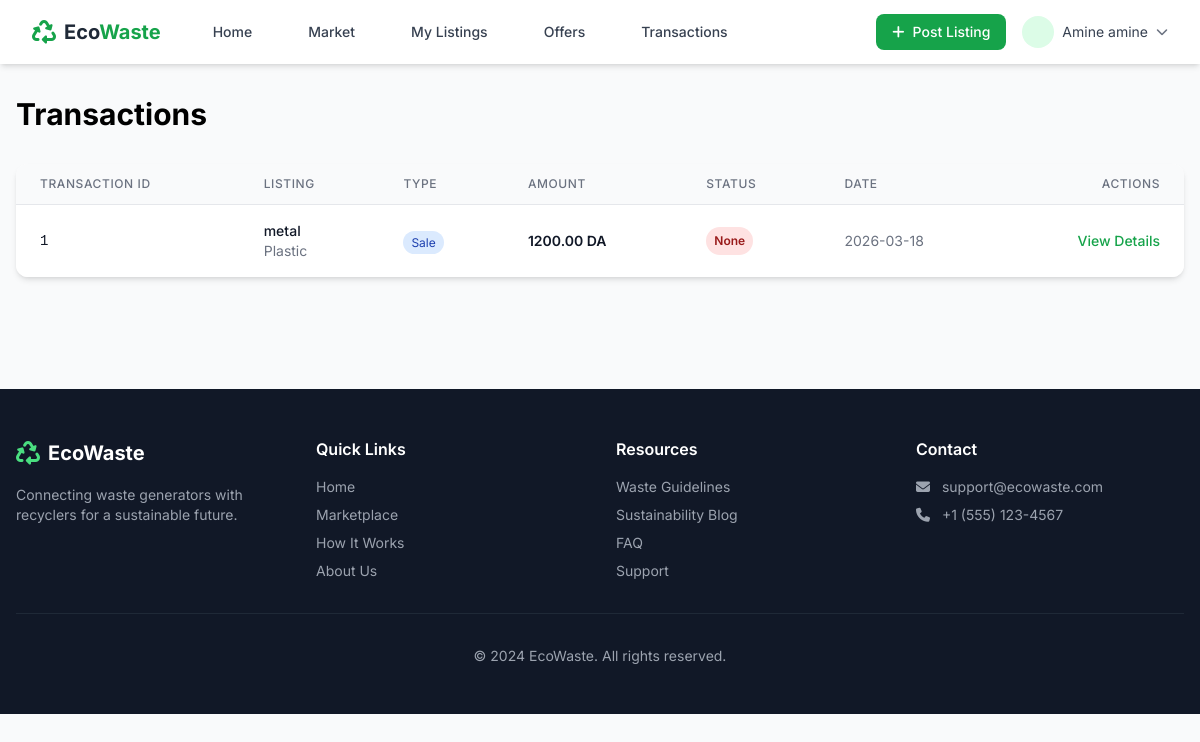
Page /transactions (signed in) on the earlier database version.
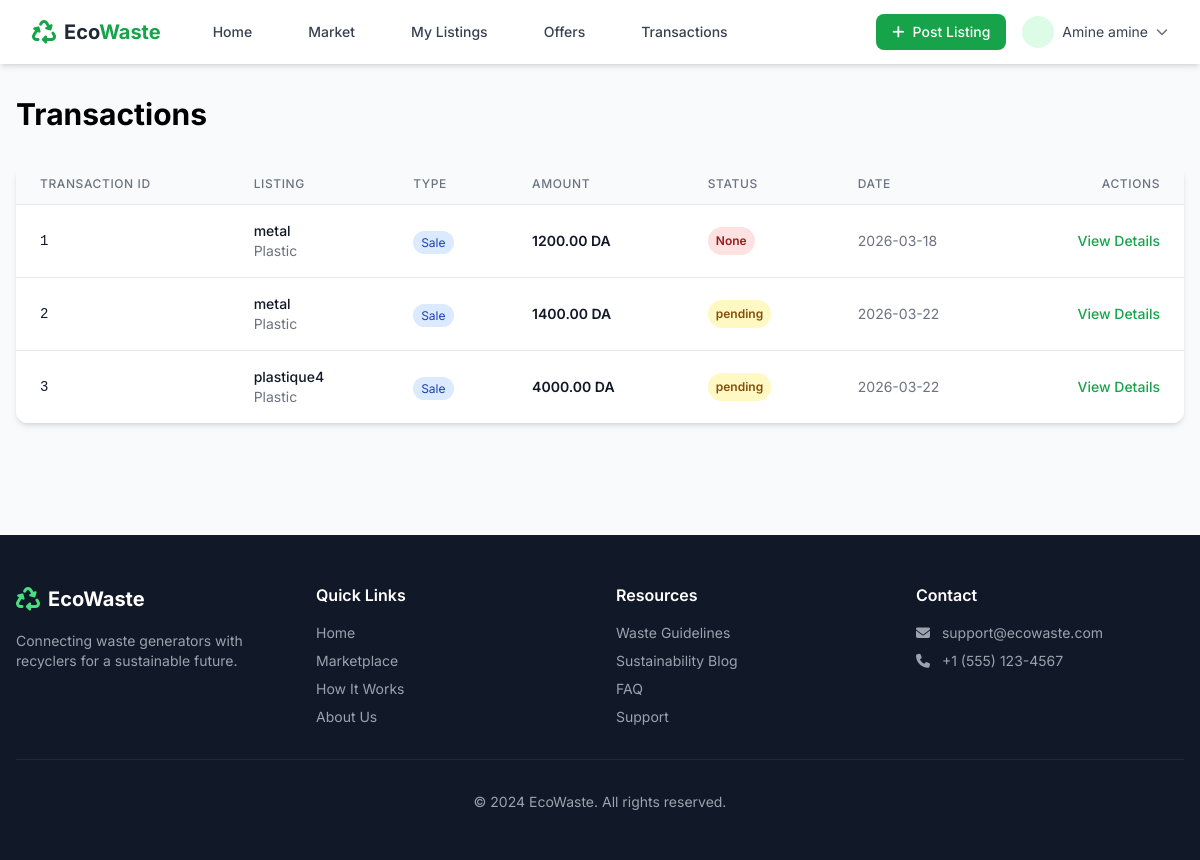
Same page on the later database version.
### app/models.py (models this page shows)
class Transaction(db.Model):
    id=db.Column(db.Integer(),primary_key=True)
    offer_id = db.Column(db.Integer(),db.ForeignKey('offer.id'))
    item_id = db.Column(db.Integer(),db.ForeignKey('item.id'))
    buyer_company_id = db.Column(db.Integer(),db.ForeignKey('company.id'))
    seller_company_id = db.Column(db.Integer(),db.ForeignKey('company.id'))
    seller_manager_id = db.Column(db.Integer, db.ForeignKey('user.id'))
    buyer_manager_id = db.Column(db.Integer, db.ForeignKey('user.id'))
    price = db.Column(db.Numeric(10, 2), nullable=False)
    quantity = db.Column(db.Numeric(10, 2))
    unit = db.Column(db.String(20), default='kg')
    payment_status = db.Column(db.String(20), default='pending')  # pending, paid, refunded, failed
    dilivery_status = db.Column(db.String(length=30),nullable=False,default="pending")
    invoice_number = db.Column(db.String(100), unique=True)
    invoice_url = db.Column(db.String(255))
    pickup_scheduled_at = db.Column(db.DateTime)
    pickup_completed_at = db.Column(db.DateTime)
    pickup_notes = db.Column(db.Text)
    delivery_scheduled_at = db.Column(db.DateTime)
    delivery_completed_at = db.Column(db.DateTime)
    delivery_notes = db.Column(db.Text)
    status = db.Column(db.String(20), default='pending', index=True)  # pending, confirmed, in_transit, completed, cancelled, dispute
    total_amount=db.Column(db.Integer(),nullable=False)
    commission_rate=db.Column(db.Integer(),nullable=False,default='0.07')
    commission_amount=db.Column(db.Integer(),nullable=False)
    seller_net_amount=db.Column(db.Integer(),nullable=False)
    waste_manifest_number = db.Column(db.String(100))
    waste_manifest_url = db.Column(db.String(255))
    weight_certificate_url = db.Column(db.String(255))
    coa_url = db.Column(db.String(255))  # Certificate of Analysis
    confirmed_at = db.Column(db.DateTime)
    completed_at = db.Column(db.DateTime)
    cancelled_at = db.Column(db.DateTime)
    cancelled_reason = db.Column(db.Text)
    created_at = db.Column(db.DateTime(timezone=True), server_default=db.func.now())
    updated_at = db.Column(db.DateTime(timezone=True), default=db.func.now(), onupdate=db.func.now())
    review = db.relationship("Review", back_populates="owned_review",lazy=True)
    listing = db.relationship("Item", back_populates="transactions",lazy=True)
    buyer_company = db.relationship('Company', back_populates='buy_transactions',foreign_keys=[buyer_company_id],lazy=True)
    seller_company = db.relationship('Company', back_populates='sell_transactions',foreign_keys=[seller_company_id],lazy=True)
    seller_manager = db.relationship('User', foreign_keys=[seller_manager_id],
                                    back_populates='transactions_as_seller_manager')
    buyer_manager = db.relationship('User', foreign_keys=[buyer_manager_id],
                                    back_populates='transactions_as_buyer_manager')

### app/listings/models.py (models this page shows, shortened)
class Item(db.Model):
    id=db.Column(db.Integer(),primary_key=True)
    company_id= db.Column(db.Integer(),db.ForeignKey('company.id'))
    category_id= db.Column(db.Integer(),db.ForeignKey('category.id'))
    user_id=db.Column(db.Integer(),db.ForeignKey('user.id'))
    name=db.Column(db.String(length=30),nullable=False)
    description=db.Column(db.String(length=1024))
    unit= db.Column(db.String(length=30),nullable=False)
    quantity= db.Column(db.Integer(),nullable=False)
    price_negotiable = db.Column(db.Boolean, default=True)
    minimum_order = db.Column(db.Numeric(10, 2), default=0)
    views=db.Column(db.Integer())
    pickup_address=db.Column(db.String(length=30))
    pickup_city=db.Column(db.String(length=30))
    pickup_country=db.Column(db.String(length=30))
    sell_type=db.Column(db.String(length=30))
    price=db.Column(db.Integer(),nullable=False)
    status=db.Column(db.String(length=30),default="pending") #active/closed/sold
    expires_at= db.Column(db.DateTime())
    created_at = db.Column(db.DateTime(timezone=True), server_default=db.func.now())
    images=db.relationship('Image',backref='owned_item',lazy=True)
    offers=db.relationship('Offer',backref='owned_item',lazy=True)
    views=db.relationship('View',backref='owned_item',lazy=True)
    owned_user = db.relationship("User", back_populates="items")
    owned_company = db.relationship("Company", back_populates="items")
    owned_category=db.relationship("Category",back_populates="items")
    offers = db.relationship('Offer', back_populates='owned_offer',lazy=True)
    transactions = db.relationship('Transaction', back_populates='listing',lazy=True)
    images = db.relationship('Image', back_populates='owned_image',lazy=True)
    qualities = db.relationship('Item_quality_values', back_populates='owned_item',lazy=True)

class Category(db.Model):
    id=db.Column(db.Integer(),primary_key=True)
    name=db.Column(db.String(length=30),nullable=False)
    Description=db.Column(db.String(length=300),nullable=False)
    default_image_url = db.Column(db.String(255))
    items=db.relationship("Item", back_populates="owned_category",lazy=True)
    qualities = db.relationship('Quality_attributes', back_populates='owned_quality',lazy=True)

### app/routes.py (the view)
@app.route("/transactions")
def transactions_page():
    transactions=Transaction.query.filter(or_(Transaction.seller_company_id==current_user.id ,Transaction.buyer_company_id==current_user.company_id)).all()
    print(transactions)
    return render_template('transactions.html',transactions=transactions)

### app/auth/models.py (called while the page is built)
@login_manager.user_loader
def load_user(user_id):
    return User.query.get(int(user_id))

### app/templates/transactions.html (shortened to what this page needs)
{% extends "base.html" %}
{% block content %}
<div class="max-w-7xl mx-auto px-4 py-8">
    <h1 class="text-3xl font-bold mb-8">Transactions</h1>
    <div class="bg-white rounded-xl shadow-md overflow-hidden">
        <table class="min-w-full divide-y divide-gray-200">
            <thead class="bg-gray-50">
                <tr>
                    <th class="px-6 py-3 text-left text-xs font-medium text-gray-500 uppercase tracking-wider">Transaction ID</th>
                    <th class="px-6 py-3 text-left text-xs font-medium text-gray-500 uppercase tracking-wider">Listing</th>
                    <th class="px-6 py-3 text-left text-xs font-medium text-gray-500 uppercase tracking-wider">Type</th>
                    <th class="px-6 py-3 text-left text-xs font-medium text-gray-500 uppercase tracking-wider">Amount</th>
                    <th class="px-6 py-3 text-left text-xs font-medium text-gray-500 uppercase tracking-wider">Status</th>
                    <th class="px-6 py-3 text-left text-xs font-medium text-gray-500 uppercase tracking-wider">Date</th>
                    <th class="px-6 py-3 text-right text-xs font-medium text-gray-500 uppercase tracking-wider">Actions</th>
                </tr>
            </thead>
            <tbody class="bg-white divide-y divide-gray-200">
                {% for transaction in transactions %}
                <tr class="hover:bg-gray-50">
                    <td class="px-6 py-4 text-sm font-mono text-gray-900">{{ transaction.id }}</td>
                    <td class="px-6 py-4">
                        <div>
                            <div class="text-sm font-medium text-gray-900">{{ transaction.listing.name }}</div>
                            <div class="text-sm text-gray-500">{{ transaction.listing.owned_category.name }}</div>
                        </div>
                    </td>
                    <td class="px-6 py-4">
                        {% if transaction.seller_company_id == current_user.company_id %}
                        <span class="px-2 py-1 text-xs rounded-full bg-blue-100 text-blue-800">Sale</span>
                        {% else %}
                        <span class="px-2 py-1 text-xs rounded-full bg-green-100 text-green-800">Purchase</span>
                        {% endif %}
                    </td>
                    <td class="px-6 py-4 text-sm font-semibold text-gray-900">{{ "%.2f"|format(transaction.price) }} DA</td>
                    <td class="px-6 py-4">
                        <span class="px-2 py-1 inline-flex text-xs leading-5 font-semibold rounded-full
                            {% if transaction.status == 'completed' %}bg-green-100 text-green-800
                            {% elif transaction.status == 'pending' %}bg-yellow-100 text-yellow-800
                            {% elif transaction.status == 'confirmed' %}bg-blue-100 text-blue-800
                            {% else %}bg-red-100 text-red-800{% endif %}">
                            {{ transaction.status }}
                        </span>
                    </td>
                    <td class="px-6 py-4 text-sm text-gray-500">{{ transaction.created_at.strftime('%Y-%m-%d') }}</td>
                    <td class="px-6 py-4 text-right text-sm font-medium">
                        <a  href="#" class="text-green-600 hover:text-green-900">View Details</a>
                    </td>
                </tr>
                {% endfor %}
            </tbody>
        </table>
    </div>
</div>
{% endblock %}

Differences in the rows shown:
added Transaction: shows "Sale", price "1400.00"
added Transaction: shows "Sale", price "4000.00"
